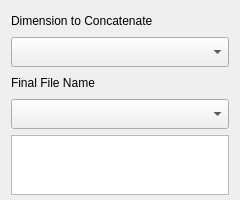
<?xml version="1.0" encoding="UTF-8"?>
<ui version="4.0">
 <class>Form</class>
 <widget class="QWidget" name="Form">
  <property name="geometry">
   <rect>
    <x>0</x>
    <y>0</y>
    <width>240</width>
    <height>200</height>
   </rect>
  </property>
  <property name="minimumSize">
   <size>
    <width>200</width>
    <height>200</height>
   </size>
  </property>
  <property name="maximumSize">
   <size>
    <width>240</width>
    <height>200</height>
   </size>
  </property>
  <property name="windowTitle">
   <string>Form</string>
  </property>
  <layout class="QVBoxLayout" name="verticalLayout">
   <item>
    <widget class="QLabel" name="label">
     <property name="minimumSize">
      <size>
       <width>120</width>
       <height>20</height>
      </size>
     </property>
     <property name="maximumSize">
      <size>
       <width>200</width>
       <height>20</height>
      </size>
     </property>
     <property name="text">
      <string>Dimension to Concatenate</string>
     </property>
    </widget>
   </item>
   <item>
    <widget class="QComboBox" name="comboBox">
     <property name="sizePolicy">
      <sizepolicy hsizetype="Expanding" vsizetype="Fixed">
       <horstretch>0</horstretch>
       <verstretch>0</verstretch>
      </sizepolicy>
     </property>
     <property name="minimumSize">
      <size>
       <width>0</width>
       <height>30</height>
      </size>
     </property>
     <property name="maximumSize">
      <size>
       <width>16777215</width>
       <height>30</height>
      </size>
     </property>
    </widget>
   </item>
   <item>
    <widget class="QLabel" name="label_2">
     <property name="minimumSize">
      <size>
       <width>120</width>
       <height>20</height>
      </size>
     </property>
     <property name="maximumSize">
      <size>
       <width>200</width>
       <height>20</height>
      </size>
     </property>
     <property name="text">
      <string>Final File Name</string>
     </property>
    </widget>
   </item>
   <item>
    <widget class="QComboBox" name="comboBox_2">
     <property name="minimumSize">
      <size>
       <width>0</width>
       <height>30</height>
      </size>
     </property>
     <property name="maximumSize">
      <size>
       <width>16777215</width>
       <height>30</height>
      </size>
     </property>
    </widget>
   </item>
   <item>
    <widget class="QTextEdit" name="textEdit">
     <property name="sizePolicy">
      <sizepolicy hsizetype="Expanding" vsizetype="Fixed">
       <horstretch>0</horstretch>
       <verstretch>0</verstretch>
      </sizepolicy>
     </property>
     <property name="minimumSize">
      <size>
       <width>9</width>
       <height>60</height>
      </size>
     </property>
     <property name="maximumSize">
      <size>
       <width>16777215</width>
       <height>60</height>
      </size>
     </property>
    </widget>
   </item>
  </layout>
 </widget>
 <resources/>
 <connections/>
</ui>
